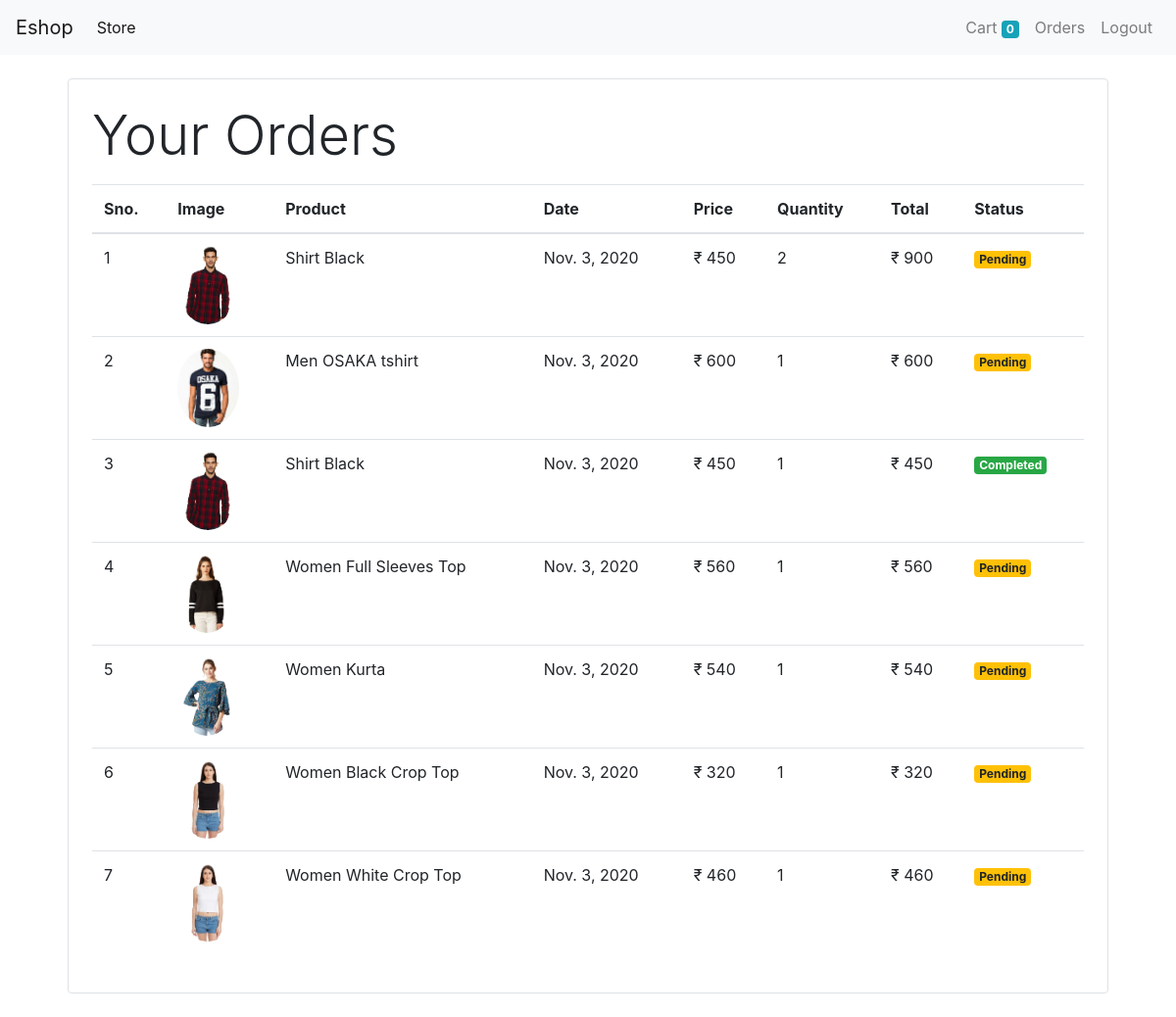
The page /orders (signed in) on the database its author committed.
### store/models/orders.py (models this page shows, shortened)
class Order(models.Model):
    product=models.ForeignKey(Product,on_delete=models.CASCADE)
    customer=models.ForeignKey(Customer,on_delete=models.CASCADE)
    quantity=models.IntegerField(default=1)
    price=models.IntegerField()
    date=models.DateField(default=datetime.datetime.today)
    address=models.CharField(max_length=50,default='',blank=True)
    phone=models.CharField(max_length=50,default='',blank=True)
    status=models.BooleanField(default=False)
    @staticmethod
    def get_orders_by_customer(customer_id):
        return Order.objects.filter(customer=customer_id).order_by('-date')

### store/models/product.py (models this page shows, shortened)
class Product(models.Model):
    name=models.CharField(max_length=50)
    price=models.IntegerField(default=0)
    category=models.ForeignKey(Category,on_delete=models.CASCADE,default=1)
    description=models.CharField(max_length=50,default='',null=True,blank=True)
    image=models.ImageField(upload_to="uploads/products/")

### store/middlewares/auth.py (the view)
    def middleware(request):
        print("Middleware")
        returnUrl=request.META['PATH_INFO']
        print(request.META['PATH_INFO'])
        if not request.session.get("customer"):
            return redirect(f'login?return_url={returnUrl}')
        response = get_response(request)
        return response

### store/templatetags/cart.py (called while the page is built)
@register.filter(name='currency')
def currency(number):
    return "₹ "+str(number)

### store/templatetags/custom_filter.py (called while the page is built)
@register.filter(name='multiply')
def multiply(num1,num2):
    return num1*num2

### store/views/orders.py (called while the page is built)
    def get(self,request):
        customer=request.session.get("customer")
        print(customer)
        orders=Order.get_orders_by_customer(customer)
        print(orders)
        return render(request,'orders.html',{'orders':orders})

### store/templates/orders.html
{% extends 'base.html' %} {% block content %} {% load cart %}
{% load custom_filter %}
<div class="container">
  <div class="border rounded p-4 m-4">
    <p class="display-4">Your Orders</p>
    <table class="table">
      <thead>
        <tr>
          <th scope="col">Sno.</th>
          <th scope="col">Image</th>
          <th scope="col">Product</th>
          <th scope="col">Date</th>
          <th scope="col">Price</th>
          <th scope="col">Quantity</th>
          <th scope="col">Total</th>
          <th scope="col">Status</th>
        </tr>
      </thead>
      <tbody>
        {% for order in orders %}
        <tr>
          <td>{{forloop.counter}}</td>
          <td>
            <img
              style="height: 80px"
              class="rounded-circle"
              src="{{order.product.image.url}}"
              alt=""
            />
          </td>
          <td>{{order.product.name}}</td>
          <td>{{order.date}}</td>
          <td>{{order.price|currency}}</td>
          <td>{{order.quantity}}</td>
          <td>{{order.quantity|multiply:order.price|currency}}</td>
          {% if order.status %}
          <td><small class="badge badge-success">Completed</small></td>
          {% else %}
          <td><small class="badge badge-warning">Pending</small></td>
          {% endif %}
        </tr>
        {% endfor %}
      </tbody>
    </table>
  </div>
</div>
{% endblock content %}

### rows shown on the page
Order: product.image (picture), product.name "Shirt Black", date "Nov. 3, 2020", price "₹ 450", quantity "2", quantity|multiply "₹ 900", status "Pending"
Order: product.image (picture), product.name "Men OSAKA tshirt", date "Nov. 3, 2020", price "₹ 600", quantity "1", quantity|multiply "₹ 600", status "Pending"
Order: product.image (picture), product.name "Shirt Black", date "Nov. 3, 2020", price "₹ 450", quantity "1", quantity|multiply "₹ 450", status "Completed"
Order: product.image (picture), product.name "Women Full Sleeves Top", date "Nov. 3, 2020", price "₹ 560", quantity "1", quantity|multiply "₹ 560", status "Pending"
Order: product.image (picture), product.name "Women Kurta", date "Nov. 3, 2020", price "₹ 540", quantity "1", quantity|multiply "₹ 540", status "Pending"
Order: product.image (picture), product.name "Women Black Crop Top", date "Nov. 3, 2020", price "₹ 320", quantity "1", quantity|multiply "₹ 320", status "Pending"
Order: product.image (picture), product.name "Women White Crop Top", date "Nov. 3, 2020", price "₹ 460", quantity "1", quantity|multiply "₹ 460", status "Pending"

### other values the page prints
{{ request.session.cart.keys|length }} "0"
